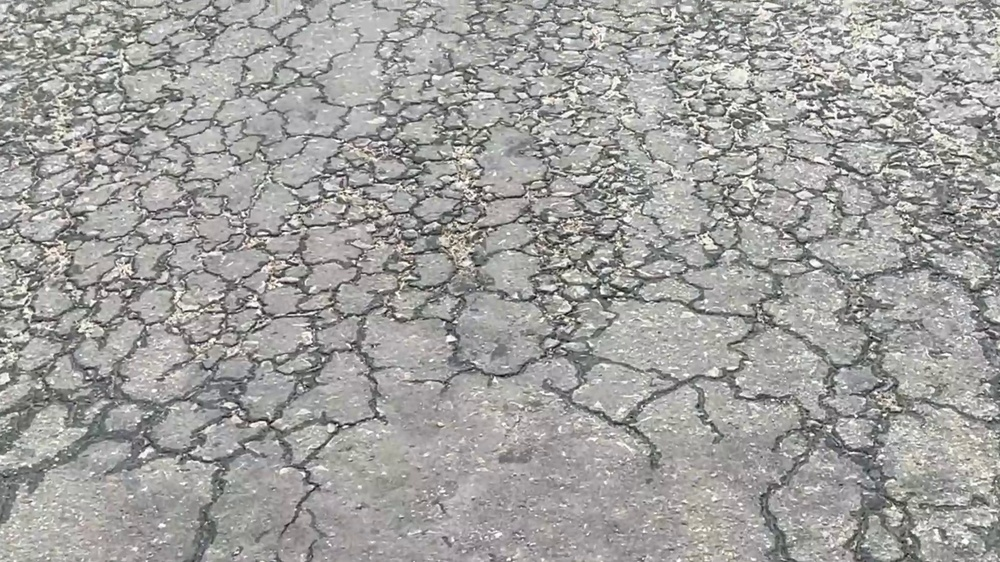
#> input picture test_files/Frames/frame_14.jpg, 1000 x 562 px, shrunk from 1920 x 1080 before the run; its folder holds only this picture in this run
$ jupyter execute Enhancement_test_file.ipynb   (older library calls are emulated)
#> lines starting #> are read from the running program, lines starting #| are printed output that depends on the picture
## Enhancement test

[cell 1]
import cv2
import os
import numpy as np
import matplotlib.pyplot as plt

def histogram(image,title):
    histogram = cv2.calcHist([image],[0],None,[256],[0,256])

    plt.title(title)
    plt.xlabel("Intensity values")
    plt.ylabel("Frequency")
    plt.plot(histogram)
    plt.xlim([0,256])

# Input path
input_folder = "Frames"

# Final folder path
output_folder = "Enhanced_frames"

# Create output folder if it doesn't exist
os.makedirs(output_folder, exist_ok=True)

# Loop through all images
for filename in os.listdir(input_folder) :


        input_path = os.path.join(input_folder, filename)

        # read image and convert to gray scale
        img = cv2.imread(input_path, 0)
#> img: shape (562, 1000); min 0, max 255, mean 160

        # Enhancement part

        # Equalization Apply
        equalized = cv2.equalizeHist(img)
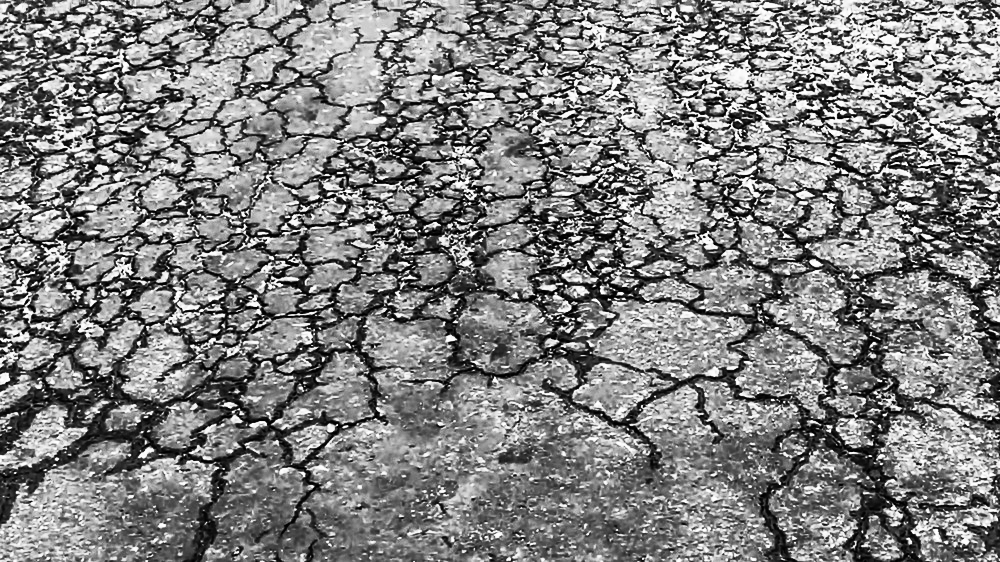
#> equalized: shape (562, 1000); min 0, max 255, mean 128.5

        # Noice Remoeval
        # Guassian Apply
        guassian = cv2.GaussianBlur(equalized,(5,5),1.0)
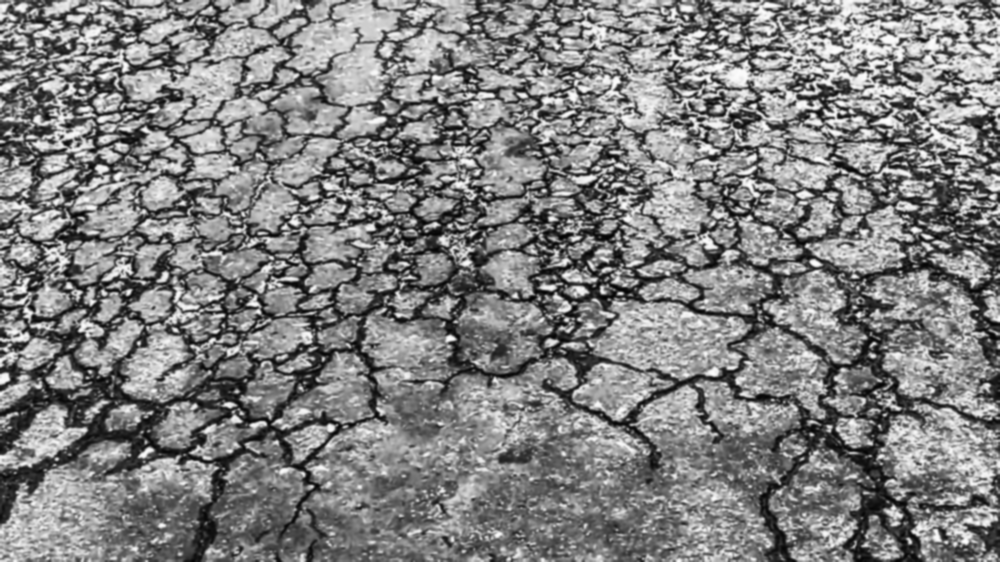
#> guassian: shape (562, 1000); min 2, max 254, mean 128.5
        # Median Apply
        median = cv2.medianBlur(guassian,(5))
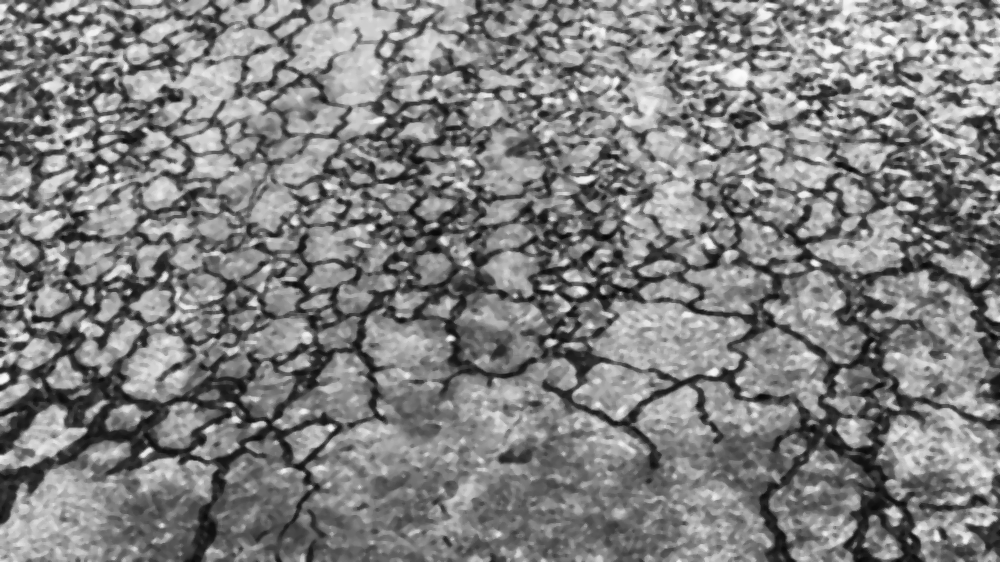
#> median: shape (562, 1000); min 7, max 251, mean 127.8

        # Calculate Sharpness
        # convert image type (int to float) for appply laplacian
        laplacian = cv2.Laplacian(median, cv2.CV_64F)
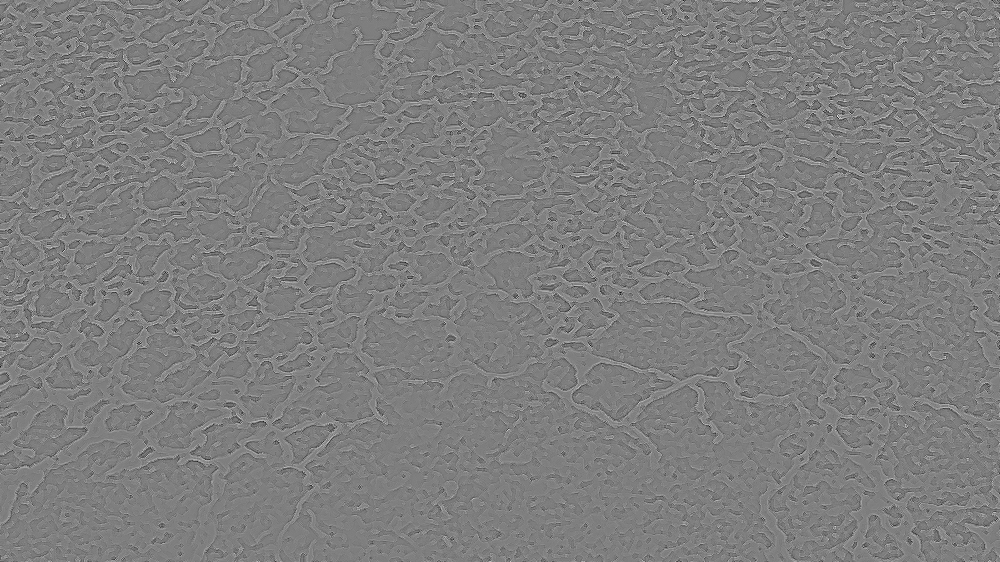
#> laplacian: shape (562, 1000) float64; min -171, max 173, mean 0; drawn with min black and max white

        # Apply sharpening
        sharpened = median - laplacian
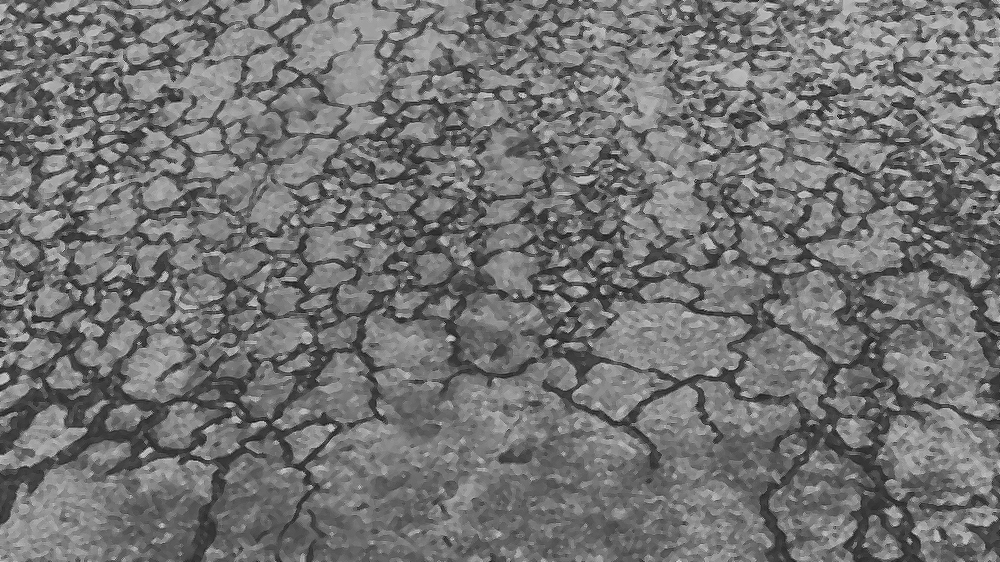
#> sharpened: shape (562, 1000) float64; min -80, max 378, mean 127.8; drawn with min black and max white
        # Convert float image to int again for understand to the machine
        sharpened = np.clip(sharpened, 0, 255).astype(np.uint8)
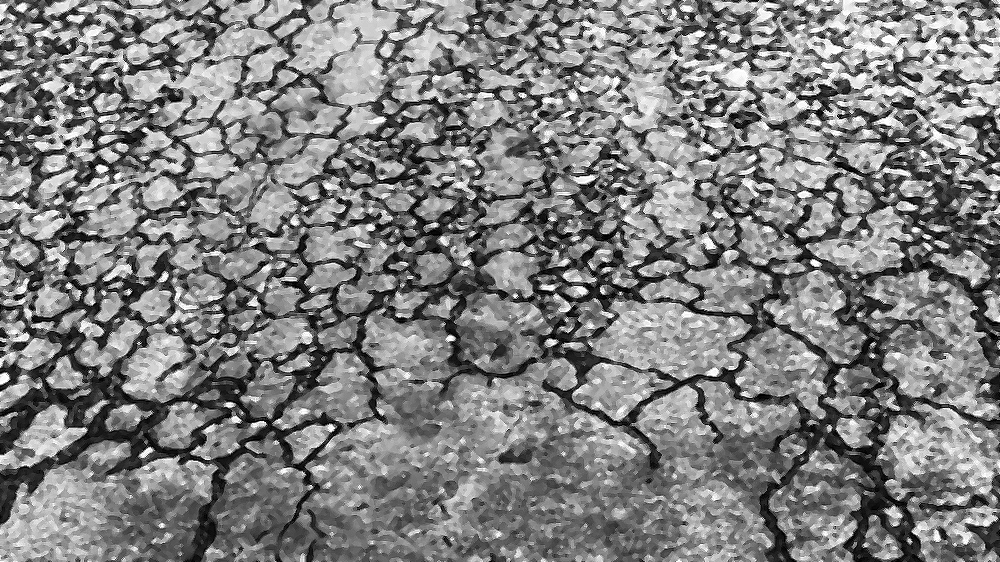
#> sharpened: shape (562, 1000); min 0, max 255, mean 127.8


        plt.figure(figsize =(25,40))


        # Display Original Image
        plt.subplot(10, 2, 1)
        plt.imshow(img, cmap='gray')
        plt.title("Original image")
        plt.axis('off')

        # Display Original Image Histogram
        plt.subplot(10,2,2)
        histogram(img,"Original Histogram")
#> in histogram, `histogram = cv2.calcHist([image],[0],None,[256],[0,256])`: histogram = 256 values, max 7973 at index 172, min 0 at index 1, mean 2195.3


        # Display Equalized Image
        plt.subplot(10, 2, 3)
        plt.imshow(equalized, cmap='gray')
        plt.title("Equalized image")
        plt.axis('off')

        # Display Equalized Image Histogram
        plt.subplot(10, 2, 4)
        histogram(equalized, "Equalized Histogram")


        # Display Equalized_Guassian Image
        plt.subplot(10,2,5)
        plt.imshow(guassian, cmap='gray')
        plt.title("Guassian image")
        plt.axis('off')

        # Display Equalized_Guassian Image Histogram
        plt.subplot(10,2,6)
        histogram(guassian,"Guassian Histogram")


        # Display Equalized_Guassianed_Median Image
        plt.subplot(10,2,7)
        plt.imshow(median, cmap='gray')
        plt.title("Median image")
        plt.axis('off')

        # Display Equalized_Guassianed_Median Image Histogram
        plt.subplot(10,2,8)
        histogram(median,"Median Histogram")


        # Display Equalized_Guassianed_Median_Sharpened Image
        plt.subplot(10,2,9)
        plt.imshow(sharpened, cmap='gray')
        plt.title("Sharpened(Enhanced) image")
        plt.axis("off")

        # Display Equalized_Guassianed_Median_Sharpened Image Histogram
        plt.subplot(10,2,10)
        histogram(sharpened,"Sharpened(Enhanced) Histogram")


        plt.tight_layout()
        plt.show()
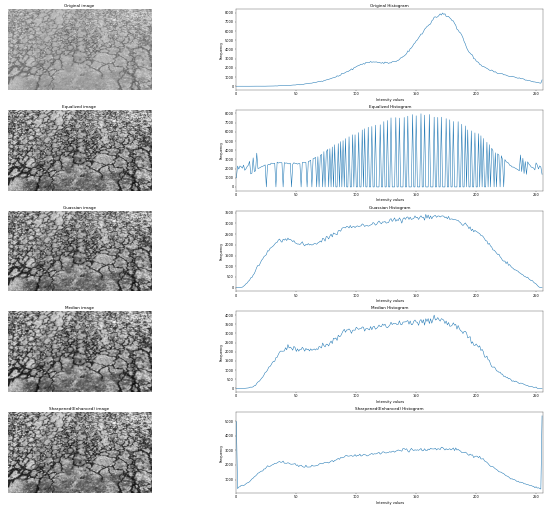
#> figure drawn by matplotlib, 10 panels; panel 2: curve peaks at x = 172, y = 7973; panel 4: curve peaks at x = 154, y = 7973; panel 6: curve peaks at x = 158, y = 3425; panel 8: curve peaks at x = 165, y = 4003

        #Final output folder path
        cv2.imwrite(os.path.join(output_folder, f"{os.path.splitext(filename)[0]}_enhanced.png"), sharpened)

print("Output Display Completed.")
